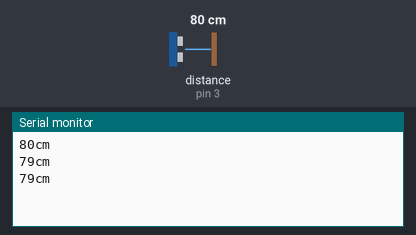
Bench run of a sketch on a simulated Arduino Uno, built with avr-gcc and run on an emulated ATmega328P. Parts: the last lines printed to the serial monitor. Wiring (inferred from the names in the program): ultrasonic range finder: trigger pin 6; echo pin 3. The inputs (shaded band) are chosen by the test bench; at power-on: distance to the obstacle (sensor on pin 3) 80 cm. The echo pulse lasts 58.3 µs per cm.

Above: at 1.3 s.
1.4 s: distance to the obstacle (sensor on pin 3) set to 2 cm
At 1.9 s:
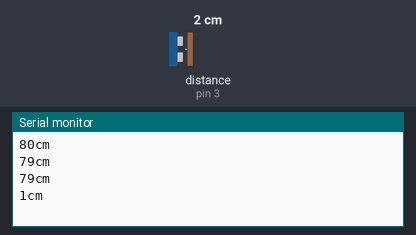
2.9 s: distance to the obstacle (sensor on pin 3) set to 4 cm
At 3.4 s:
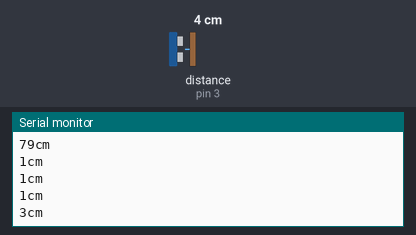
Timing chart, 0 to 5.9 s (numbered marks = the images above; inputs shaded):
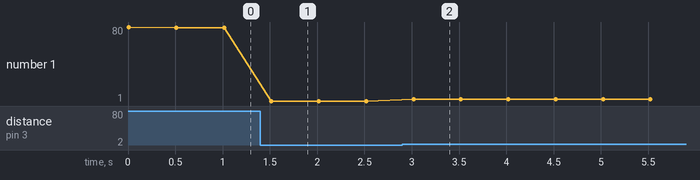

The sketch:

ultra_trial.ino
```cpp
int trigPin = 6;    // Trigger
int echoPin = 3;    // Echo
long duration, cm;

void setup() {
  //Serial Port begin
  Serial.begin (9600);
  //Define inputs and outputs
  pinMode(trigPin, OUTPUT);
  pinMode(echoPin, INPUT);
}

void loop() {
digitalWrite(trigPin, LOW);
delayMicroseconds(5);
digitalWrite(trigPin, HIGH);
delayMicroseconds(10);
digitalWrite(trigPin, LOW);


  pinMode(echoPin, INPUT);
  duration = pulseIn(echoPin, HIGH);

  // Convert the time into a distance
  cm = (duration/2) / 29.1;


  Serial.print(cm);
  Serial.print("cm");
  Serial.println();

  delay(500);
}
```

Measured:
- after the input at 1.4 s, the serial monitor: prints a new line after 0.12 s (image 1)
- after the input at 2.9 s, the serial monitor: prints a new line after 0.12 s (image 2)
- plotted number 1: 79 → 1 after the input at 1.4 s, 1 → 3 after the input at 2.9 s
